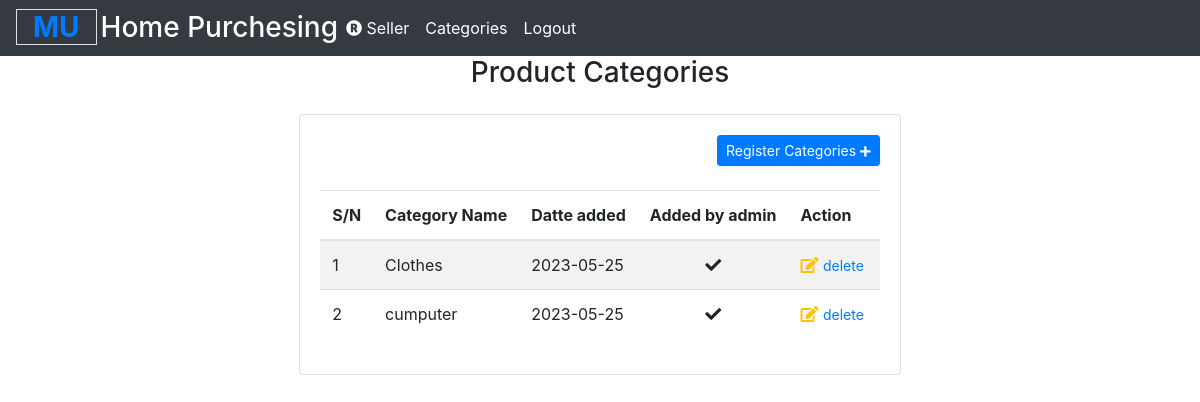
The page /admin/categories.php (signed in) on the database as committed earlier.
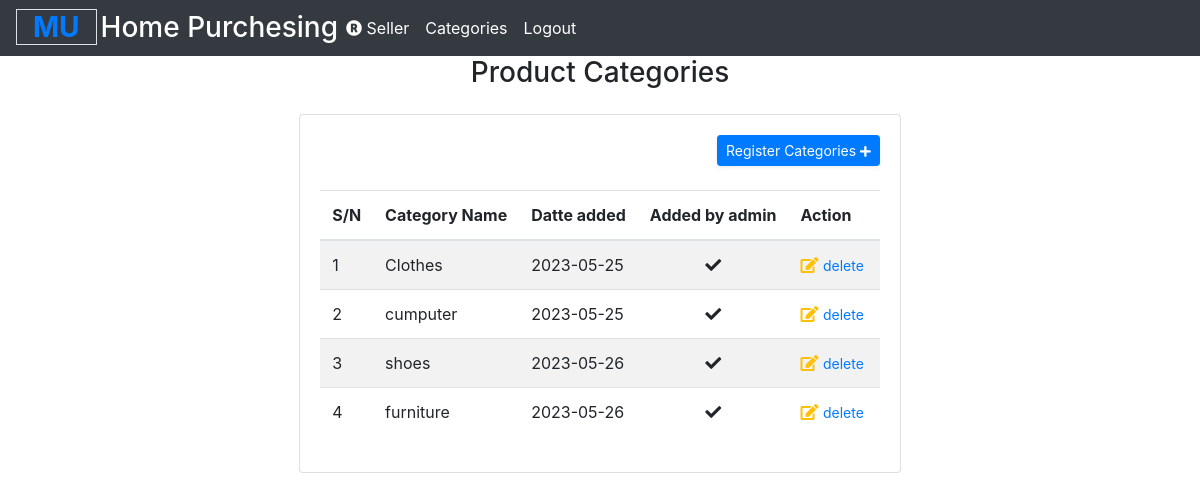
The same page on the database as committed later.
### tables this page shows
CREATE TABLE `productcategory` (
  `pCategoryId` int(11) NOT NULL,
  `categoryName` text NOT NULL,
  `dateAdded` date NOT NULL,
  `addedBy` int(11) NOT NULL
);

### admin/categories.php (the view, shortened to what this page needs)
<?php require_once('include/navbar.php'); ?>
<h3 class="text-center text-capitalize">Product Categories</h3>
<div class=" col-md-12 my-4 d-flex justify-content-center">
    <div class="row animated--grow-in">
        <div class="col-xl-12">
            <div class="card card-body">
                <div class="d-sm-flex align-items-center justify-content-between mb-4">
                        <button class="d-none d-sm-inline-block btn btn-primary btn-sm shadow-sm" data-toggle="modal"
                            data-target="#newCategories">Register Categories <i class="fa fa-plus fa-sm"></i>
                        </button>
                </div>
                <div class="table-responsive">
                    <table class="table table-striped table-hover dt-responsive display nowrap" id="dataTable" width="100%" cellspacing="0">
                        <thead>
                        <tr>
                            <th>S/N</th>
                            <th>Category Name</th>
                            <th>Datte added</th>
                            <th>Added by admin</th>
                            <th>Action</th>
                        </tr>
                        </thead>
                        <tbody>
                        <?php
                            $sn = 1;
                            $new_Category_record = $conn->query("SELECT * FROM productcategory ");
                            while($new_Category_result = mysqli_fetch_array($new_Category_record)):
                                if($new_Category_result > 0): ?>
                                    <tr>
                                        <td><?php echo $sn++; ?> </td>
                                        <td><?php echo $new_Category_result['categoryName'] ?> </td>
                                        <td><?php echo $new_Category_result['dateAdded']; ?> </td>
                                        <td class="text-center"><i class="fa fa-check"></i> </td>
                                        <td>
                                            <a href="" data-target="#updateCategories<?php echo $new_Category_result['pCategoryId']; ?>" data-toggle="modal"><i class="fa fa-edit text-warning"></i></a>
                                            <a href="" data-target="#deleteCategories<?php echo $new_Category_result['pCategoryId']; ?>" data-toggle="modal"><small>delete </small><i class="fa fa-trash-o text-danger"></i></a>
                                        </td>
                                <?php endif; ?>
                            <?php endwhile; ?>
                        </tbody>
                    </table>
                </div>
            </div>
        </div>
    </div>
</div>

Rows that differ between the two databases and show on the page:
added productcategory: categoryName "shoes", dateAdded "2023-05-26"
added productcategory: categoryName "furniture", dateAdded "2023-05-26"
